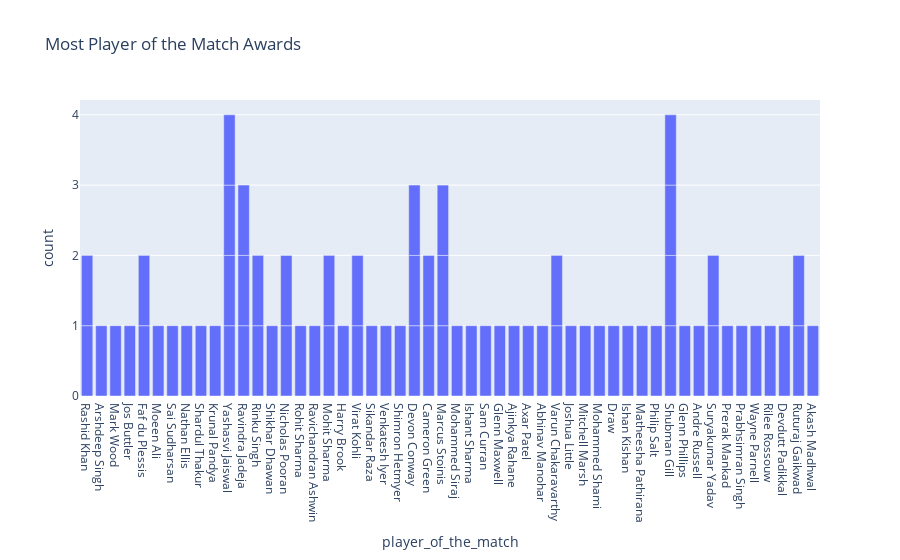

The cell this chart's notebook holds for it:
### Code cell
figure = px.bar(data, x = data["player_of_the_match"], 
                title="Most Player of the Match Awards")
figure.show()

### Figure 1 — Plotly figure (JSON) as saved in the notebook; plotly's stock layout.template omitted (floating-point values rounded to 4 significant figures)
{"data": [{"alignmentgroup": "True", "hovertemplate": "player_of_the_match=%{x}<br>count=%{y}<extra></extra>", "legendgroup": "", "marker": {"color": "#636efa", "pattern": {"shape": ""}}, "name": "", "offsetgroup": "", "orientation": "v", "showlegend": false, "textposition": "auto", "type": "bar", "x": ["Rashid Khan", "Arshdeep Singh", "Mark Wood", "Jos Buttler", "Faf du Plessis", "Moeen Ali", "Sai Sudharsan", "Nathan Ellis", "Shardul Thakur", "Krunal Pandya", "Yashasvi Jaiswal", "Ravindra Jadeja", "Rinku Singh", "Shikhar Dhawan", "Nicholas Pooran", "Rohit Sharma", "Ravichandran Ashwin", "Mohit Sharma", "Harry Brook", "Virat Kohli", "Sikandar Raza", "Venkatesh Iyer", "Shimron Hetmyer", "Devon Conway", "Cameron Green", "Marcus Stoinis", "Mohammed Siraj", "Ishant Sharma", "Ravindra Jadeja", "Mohit Sharma", "Sam Curran", "Glenn Maxwell", "Ajinkya Rahane", "Axar Patel", "Abhinav Manohar", "Varun Chakaravarthy", "Yashasvi Jaiswal", "Marcus Stoinis", "Joshua Little", "Mitchell Marsh", "Devon Conway", "Yashasvi Jaiswal", "Faf du Plessis", "Mohammed Shami", "Draw", "Ishan Kishan", "Varun Chakaravarthy", "Rashid Khan", "Matheesha Pathirana", "Philip Salt", "Shubman Gill", "Glenn Phillips", "Andre Russell", "Suryakumar Yadav", "Ravindra Jadeja", "Yashasvi Jaiswal", "Suryakumar Yadav", "Prerak Mankad", "Prabhsimran Singh", "Wayne Parnell", "Rinku Singh", "Shubman Gill", "Marcus Stoinis", "Rilee Rossouw", "Virat Kohli", "Devdutt Padikkal", "Ruturaj Gaikwad", "Nicholas Pooran", "Cameron Green", "Shubman Gill", "Ruturaj Gaikwad", "Akash Madhwal", "Shubman Gill", "Devon Conway", null, null, null], "xaxis": "x", "y": [1, 1, 1, 1, 1, 1, 1, 1, 1, 1, 1, 1, 1, 1, 1, 1, 1, 1, 1, 1, 1, 1, 1, 1, 1, 1, 1, 1, 1, 1, 1, 1, 1, 1, 1, 1, 1, 1, 1, 1, 1, 1, 1, 1, 1, 1, 1, 1, 1, 1, 1, 1, 1, 1, 1, 1, 1, 1, 1, 1, 1, 1, 1, 1, 1, 1, 1, 1, 1, 1, 1, 1, 1, 1, 1, 1, 1], "yaxis": "y"}], "layout": {"barmode": "relative", "legend": {"tracegroupgap": 0}, "title": {"text": "Most Player of the Match Awards"}, "xaxis": {"anchor": "y", "domain": [0, 1], "title": {"text": "player_of_the_match"}}, "yaxis": {"anchor": "x", "domain": [0, 1], "title": {"text": "count"}}}}
